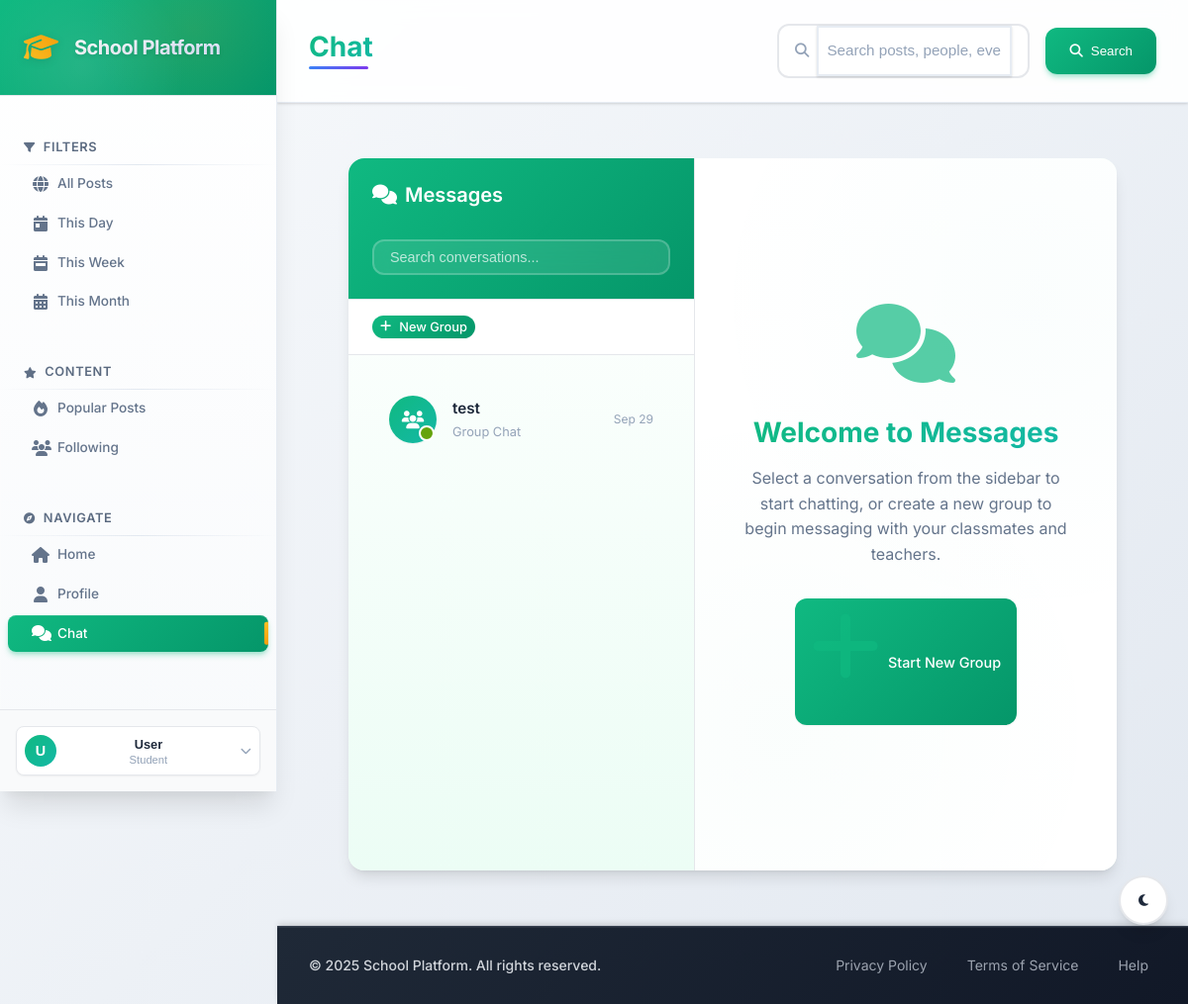
The page /public/chat.php (signed in) on the database its author committed.
### tables this page shows
CREATE TABLE `chat_rooms` (
  `id` int(10) UNSIGNED NOT NULL,
  `name` varchar(255) DEFAULT NULL,
  `is_group` tinyint(1) NOT NULL DEFAULT 0,
  `created_by` int(10) UNSIGNED DEFAULT NULL,
  `created_at` timestamp NOT NULL DEFAULT current_timestamp()
);

### src/Controller/ChatController.php (called while the page is built, shortened)
<?php
class ChatController
{
    private $pdo;
    public function __construct($pdo)
    {
        $this->pdo = $pdo;
    }
    public function listUserRooms($userId)
    {
        try {
            $check = $this->pdo->query("SHOW TABLES LIKE 'chat_members'");
            if ($check && $check->rowCount() > 0) {
                $stmt = $this->pdo->prepare('
                    SELECT cr.id, cr.name, cr.is_group, cr.created_at,
                           (SELECT MAX(m2.created_at) FROM messages m2 WHERE m2.chat_id = cr.id) as last_message_at
                    FROM chat_members cm
                    JOIN chat_rooms cr ON cr.id = cm.chat_id
                    WHERE cm.user_id = :uid
                    ORDER BY
                        CASE WHEN last_message_at IS NULL THEN cr.created_at ELSE last_message_at END DESC
                ');
                $stmt->execute([':uid' => $userId]);
                return $stmt->fetchAll(PDO::FETCH_ASSOC);
            }
        } catch (Exception $e) {}
        $stmt = $this->pdo->prepare('
            SELECT cr.id, cr.name, cr.is_group, cr.created_at,
                   (SELECT MAX(m2.created_at) FROM messages m2 WHERE m2.chat_id = cr.id) as last_message_at
            FROM chat_rooms cr
            WHERE cr.created_by = :uid
            ORDER BY
                CASE WHEN last_message_at IS NULL THEN cr.created_at ELSE last_message_at END DESC
        ');
        $stmt->execute([':uid' => $userId]);
        return $stmt->fetchAll(PDO::FETCH_ASSOC);
    }
    public function getRoomTitle($roomId, $currentUserId)
    {
        try {
            $s = $this->pdo->prepare('SELECT name, is_group, created_by FROM chat_rooms WHERE id = :id');
            $s->execute([':id' => $roomId]);
            $r = $s->fetch(PDO::FETCH_ASSOC);
            if ((int)$r['is_group'] === 1) return $r['name'] ?: 'Group';
            return 'Direct chat';
        } catch (Exception $e) {
            return 'Chat';
        }
    }
}

### public/chat.php (the view, shortened to what this page needs)
<?php
require_once '../config/database.php';
require_once __DIR__ . '/../src/Controller/ChatController.php';
$chatController = new ChatController($pdo);
$userRooms = [];
if (isset($_SESSION['user_id'])) {
    $userRooms = $chatController->listUserRooms($_SESSION['user_id']);
}
?>
<?php require_once __DIR__ . '/../src/View/header.php'; ?>
<div class="chat-container">
    <div class="chat-sidebar">
        <div class="chat-header">
            <h3><i class="fas fa-comments"></i> Messages</h3>
            <div class="chat-search">
                <input type="text" class="user-search" placeholder="Search conversations..." id="chatSearch">
            </div>
        </div>
        <div class="chat-actions">
            <button class="btn btn-primary btn-sm" onclick="openNewGroupModal()">
                <i class="fas fa-plus"></i> New Group
            </button>
        </div>
        <div class="users-list">
            <?php if (empty($userRooms)): ?>
                <div class="no-chats">
                    <i class="fas fa-comments"></i>
                    <p>No conversations yet</p>
                    <small>Start a new group chat or message someone to begin</small>
                </div>
            <?php else: ?>
                <?php foreach ($userRooms as $room): ?>
                    <?php
                    $isGroup = (int)$room['is_group'] === 1;
                    $roomTitle = $chatController->getRoomTitle($room['id'], $_SESSION['user_id']);
                    $isActive = (isset($_GET['room']) && $_GET['room'] == $room['id']) ||
                               (isset($_GET['group']) && $_GET['group'] == $room['id']);
                    $roomUrl = $isGroup ? "chat.php?group={$room['id']}" : "chat.php?room={$room['id']}";
                    ?>
                    <div class="user-item <?php echo $isActive ? 'active' : ''; ?>">
                        <a href="<?php echo $roomUrl; ?>" class="user-link">
                            <div class="user-item-avatar">
                                <?php if ($isGroup): ?>
                                    <i class="fas fa-users"></i>
                                <?php else: ?>
                                    <i class="fas fa-user"></i>
                                <?php endif; ?>
                            </div>
                            <div class="user-item-info">
                                <div class="user-item-name"><?php echo htmlspecialchars($roomTitle); ?></div>
                                <div class="user-item-role"><?php echo $isGroup ? 'Group Chat' : 'Direct Message'; ?></div>
                            </div>
                            <div class="chat-time">
                                <?php echo date('M j', strtotime($room['created_at'])); ?>
                            </div>
                        </a>
                    </div>
                <?php endforeach; ?>
            <?php endif; ?>
        </div>
    </div>
    <div class="chat-main">
        <?php if (isset($_GET['group']) || isset($_GET['room'])): ?>
            <?php
            $roomId = isset($_GET['group']) ? (int)$_GET['group'] : (int)$_GET['room'];
            $isGroup = isset($_GET['group']);
            $messages = $isGroup ? $chatController->getGroupMessages($roomId) : $chatController->getMessages($roomId);
            $roomTitle = $chatController->getRoomTitle($roomId, $_SESSION['user_id']);
            $roomInfo = $chatController->getRoomInfo($roomId);
            ?>
            <div class="chat-main-header">
                <div class="chat-info">
                    <div class="chat-avatar">
                        <?php if ($isGroup): ?>
                            <i class="fas fa-users"></i>
                        <?php else: ?>
                            <i class="fas fa-user"></i>
                        <?php endif; ?>
                    </div>
                    <div class="chat-details">
                        <h4><?php echo htmlspecialchars($roomTitle); ?></h4>
                        <span class="chat-status"><?php echo $isGroup ? 'Group Chat' : 'Direct Message'; ?> • <?php echo count($messages); ?> messages</span>
                    </div>
                </div>
                <div class="chat-actions">
                    <button class="btn btn-secondary btn-sm" title="Voice Call" disabled style="opacity: 0.5; cursor: not-allowed;">
                        <i class="fas fa-phone"></i>
                    </button>
                    <button class="btn btn-secondary btn-sm" title="Video Call" disabled style="opacity: 0.5; cursor: not-allowed;">
                        <i class="fas fa-video"></i>
                    </button>
                    <button class="btn btn-secondary btn-sm" title="Group Info" onclick="openGroupInfoModal()">
                        <i class="fas fa-info-circle"></i>
                    </button>
                </div>
            </div>
            <div class="messages-container" id="messagesContainer">
                <?php if (empty($messages)): ?>
                    <div class="no-messages">
                        <i class="fas fa-comment-dots"></i>
                        <p>No messages yet</p>
                        <small>Start the conversation by sending a message below</small>
                    </div>
                <?php else: ?>
                    <?php foreach ($messages as $message): ?>
                        <?php $isMe = isset($_SESSION['user_id']) && $_SESSION['user_id'] == ($message['sender_id'] ?? $message['sender']); ?>
                        <div class="message <?php echo $isMe ? 'message-sent' : 'message-received'; ?>">
                            <?php if (!$isMe): ?>
                                <div class="message-avatar">
                                    <i class="fas fa-user"></i>
                                </div>
                            <?php endif; ?>
                            <div class="message-content">
                                <?php if (!$isMe): ?>
                                    <div class="message-author"><?php echo htmlspecialchars($message['sender_name'] ?? 'User'); ?></div>
                                <?php endif; ?>
                                <div class="message-text"><?php echo nl2br(htmlspecialchars($message['content'])); ?></div>
                                <div class="message-time"><?php echo date('g:i A', strtotime($message['created_at'] ?? 'now')); ?></div>
                            </div>
                        </div>
                    <?php endforeach; ?>
                <?php endif; ?>
            </div>
            <div class="message-input-container">
                <form method="POST" class="message-form" id="messageForm">
                    <input type="hidden" name="group_id" value="<?php echo $roomId; ?>">
                    <div class="message-input-group">
                        <textarea
                            class="message-input"
                            name="message"
                            placeholder="Type a message..."
                            rows="1"
                            required
                            id="messageInput"
                        ></textarea>
                        <button class="send-message-btn" type="submit" name="send_group">
                            <i class="fas fa-paper-plane"></i>
                        </button>
                    </div>
                </form>
            </div>
        <?php else: ?>
            <div class="chat-welcome">
                <div class="welcome-content">
                    <i class="fas fa-comments"></i>
                    <h3>Welcome to Messages</h3>
                    <p>Select a conversation from the sidebar to start chatting, or create a new group to begin messaging with your classmates and teachers.</p>
                    <button class="btn btn-primary" onclick="openNewGroupModal()">
                        <i class="fas fa-plus"></i> Start New Group
                    </button>
                </div>
            </div>
        <?php endif; ?>
    </div>
</div>
<?php require_once __DIR__ . '/../src/View/footer.php'; ?>

### public/assets/style.css (style rules this page uses)
:root { --primary-green: #10b981; --primary-green-dark: #059669; --primary-green-light: #34d399; --primary-green-lighter: #d1fae5; --primary-blue: #10b981; --primary-blue-dark: #059669; --primary-blue-light: #34d399; --primary-blue-lighter: #d1fae5; --secondary-teal: #14b8a6; --secondary-lime: #65a30d; --secondary-orange: #f59e0b; --secondary-red: #ef4444; --secondary-purple: #8b5cf6; --secondary-green: #10b981; --gray-50: #f9fafb; --gray-100: #f3f4f6; --gray-200: #e5e7eb; --gray-300: #d1d5db; --gray-400: #9ca3af; --gray-500: #6b7280; --gray-600: #4b5563; --gray-700: #374151; --gray-800: #1f2937; --gray-900: #111827; --bg-primary: #ffffff; --bg-secondary: #f0fdf4; --bg-tertiary: #ecfdf5; --bg-accent: #d1fae5; --bg-dark: #064e3b; --text-primary: #1e293b; --text-secondary: #64748b; --text-tertiary: #94a3b8; --text-inverse: #ffffff; --shadow-sm: 0 1px 2px 0 rgb(0 0 0 / 0.05); --shadow-md: 0 4px 6px -1px rgb(0 0 0 / 0.1), 0 2px 4px -2px rgb(0 0 0 / 0.1); --shadow-lg: 0 10px 15px -3px rgb(0 0 0 / 0.1), 0 4px 6px -4px rgb(0 0 0 / 0.1); --shadow-xl: 0 20px 25px -5px rgb(0 0 0 / 0.1), 0 8px 10px -6px rgb(0 0 0 / 0.1); --radius-sm: 0.375rem; --radius-md: 0.5rem; --radius-lg: 0.75rem; --radius-xl: 1rem; --space-xs: 0.25rem; --space-sm: 0.5rem; --space-md: 1rem; --space-lg: 1.5rem; --space-xl: 2rem; --space-2xl: 3rem; --transition-fast: 0.15s ease-in-out; --transition-normal: 0.3s ease-in-out; --transition-slow: 0.5s ease-in-out; }
* { margin: 0; padding: 0; box-sizing: border-box; }
html { font-size: 16px; scroll-behavior: smooth; }
body { font-family: 'Inter', -apple-system, BlinkMacSystemFont, 'Segoe UI', Roboto, sans-serif; line-height: 1.6; color: var(--text-primary); background: linear-gradient(135deg, var(--bg-secondary) 0%, var(--bg-tertiary) 100%); min-height: 100vh; font-feature-settings: 'cv02', 'cv03', 'cv04', 'cv11'; }
h1, h2, h3, h4, h5, h6 { font-weight: 600; line-height: 1.3; margin-bottom: var(--space-sm); }
h3 { font-size: 1.5rem; }
p { margin-bottom: var(--space-md); color: var(--text-secondary); }
a { color: var(--primary-blue); text-decoration: none; transition: color var(--transition-fast); }
.content-body > * { animation: fadeIn 0.5s ease-out; }

### public/assets/modern-theme.css (style rules this page uses)
.btn { display: inline-flex; align-items: center; gap: var(--space-sm); padding: var(--space-md) var(--space-lg); border: none; border-radius: var(--radius-lg); font-weight: 600; font-size: 0.9rem; cursor: pointer; transition: all var(--transition-fast); text-decoration: none; font-family: inherit; }
.btn-primary { background: linear-gradient(135deg, var(--primary-blue), var(--primary-blue-dark)); color: var(--text-inverse); }
.btn-sm { padding: var(--space-sm) var(--space-md); font-size: 0.8rem; }

### public/assets/dashboard-enhancements.css (style rules this page uses)
.btn { position: relative; overflow: hidden; transition: all 0.3s ease; }
.btn::before { content: ''; position: absolute; top: 0; left: -100%; width: 100%; height: 100%; background: linear-gradient(90deg, transparent, rgba(255, 255, 255, 0.2), transparent); transition: left 0.5s ease; }

### rows shown on the page
chat_rooms: is_group 1 (drawn), roomTitle "test", created_at "Sep 29"

### other values the page prints
substr($_SESSION['name'] ?? 'U', 0, 1) "U"
$_SESSION['name'] "User"
$_SESSION['role'] "Student"
$currentPage "Chat"
